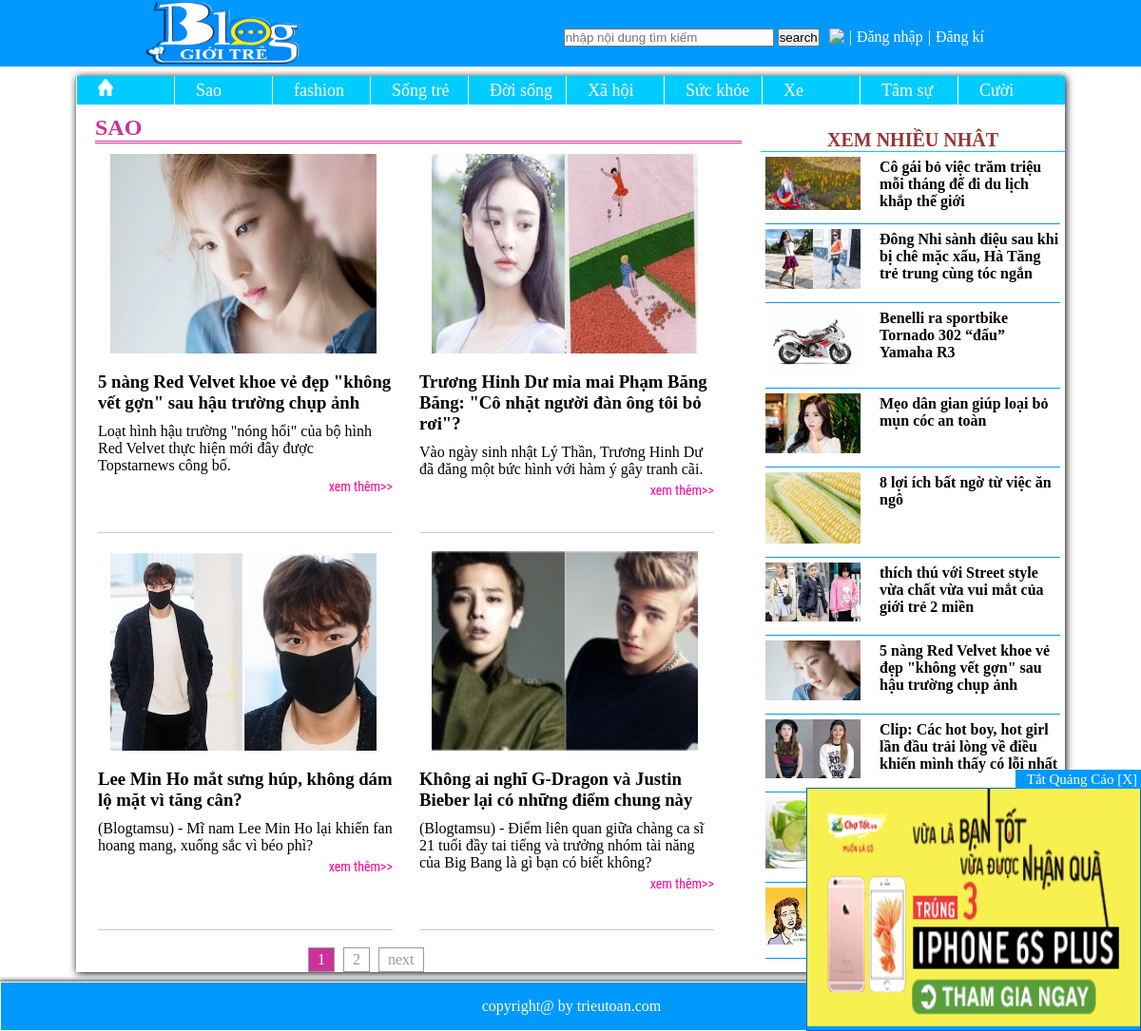
/category.php?id=1, run on the app's committed database.
### tables this page shows
CREATE TABLE IF NOT EXISTS `category` (
  `cate_id` int(10) unsigned NOT NULL AUTO_INCREMENT,
  `cate_title` varchar(20) NOT NULL,
  PRIMARY KEY (`cate_id`)
);

CREATE TABLE IF NOT EXISTS `quangcao` (
  `id_Qc` int(10) unsigned NOT NULL AUTO_INCREMENT,
  `MoTa` varchar(255) NOT NULL,
  `Url` varchar(100) NOT NULL,
  `images` varchar(255) NOT NULL,
  `cm_check` varchar(1) NOT NULL,
  PRIMARY KEY (`id_Qc`)
);

CREATE TABLE IF NOT EXISTS `news` (
  `news_id` int(10) unsigned NOT NULL AUTO_INCREMENT,
  `title` varchar(255) NOT NULL,
  `images` varchar(255) NOT NULL,
  `introduce` text NOT NULL,
  `content` longtext NOT NULL,
  `views` int(10) NOT NULL,
  `hot_news` int(1) NOT NULL,
  `cate_id` int(10) NOT NULL,
  PRIMARY KEY (`news_id`),
  KEY `cate_id` (`cate_id`)
);

### category.php (the view, shortened to what this page needs)
<?php
	$id=$_GET["id"];
	require("templates/header.php");
?>
	<div id="left">
    <?php
	$result=mysql_query("select cate_title from category where cate_id=$id");
	$data=mysql_fetch_assoc($result);
    	echo"<h2>$data[cate_title]</h2>";
        echo"<div class='news_category'>";
            echo"<ul>";
	if(isset($_GET["begin"]))
	{
		$position=$_GET["begin"];
	}
	else
	{
		$position=0;
	}
	$display=4;
	$result2=mysql_query("select news_id,title,images,introduce from news where cate_id=$id order by news_id desc limit $position,$display");
	while($data2=mysql_fetch_assoc($result2))
		{
	?>
            <li style='height:400px;'>
                <a href='detail2.php?id=<?php echo"$data2[news_id]"?>'>
                <img src='library/images/<?php echo"$data2[images]"?>' width='280'/>
                <h3><?php echo $data2['title']?></h3>
                <p><?php echo"$data2[introduce]"?></p>
                <p class='xemthem'><a href='detail2.php?id=<?php echo"$data2[news_id]";?>'>xem thêm>></a></p>
                </a>
           </li>
	<?php
    }
    ?>
      </ul>
        </div>
    	<div id="pagination">
            <?php
			$result3=mysql_query("select * from news where cate_id=$id");
			$sum_news=mysql_num_rows($result3);
			$sum_page=ceil($sum_news/$display);
			echo"<ul>";
				if($sum_page>1)
				{
					$current=($position/$display)+1;
					for($page=1;$page<=$sum_page;$page++)
					{	$begin=($page-1)*$display;
						if($current==$page)
						{
							echo"<li style='background:#C39;'><a href='category.php?id=$id&begin=$begin' style='color:#FFF;'>$page</a></li>";
						}
						else
						{
							echo"<li><a href='category.php?id=$id&begin=$begin'>$page</a></li>";
						}
					}
					if($current!=$sum_page)
					{
						$next=$position+$display;
						echo"<li><a href='category.php?id=$id&begin=$next'>next</a></li>";
					}
				}
			echo"</ul>";
			?>
        </div>
    </div>
<?php
	require("templates/content-right.php");
	require("templates/footer.php");
?>

### templates/header.php (shortened to what this page needs)
<!DOCTYPE html>
    <head>
    <link rel="stylesheet" type="text/css" href="style.css"/>
    </head>
    <body>
            <div id="top">
            	<div id="top-left">
                	<a href="index.php">
                    	<img src="image/logo-bloggioitre.png" width="272" height="70">
                    </a>
                </div>
            	<div id="top-right">
                	<ul>
                    	<li>
                        	<form action="seach.php" method="get">
                        	  <input type="text" placeholder="nhập nội dung tìm kiếm" size="25px" name="seach"/>
                        	  <input type="submit" value="search" style="margin-right:5px;"/>
                          	</form>
                        </li>
                    <?php
						if(isset($_SESSION["username"]))
						{
							echo "Welcome  ".$_SESSION['username']. " ,<a href='logout.php'>(logout)</a>";
						}
						else
						{
                    	echo"<li><img src='image/login.png'></li>";
                        echo"<li>|</li>";
                        echo"<li><a href='login.php'>Đăng nhập</a></li>";
                        echo"<li>|</li>";
                        echo"<li><a href='register.php'>Đăng kí</a></li>";
						}
					?>
                    </ul>
                </div>
            </div>
            <div id="website">
            <div id="menu">
                <ul>
                    <li><a href="index.php"><img src="home_icon.png" width="16px" height="18px"/></a></li>
                    <?php
					$result=mysql_query("select cate_id,cate_title from category");
					while($data=mysql_fetch_assoc($result))
					{
                    	echo"<li><a href='category.php?id=$data[cate_id]'>$data[cate_title]</li>";
					}
                    ?>
                </ul>
        	</div>
            <?php
			$result2=mysql_query("select Url,images from quangcao where cm_check='Y' order by id_Qc desc");
			$data2=mysql_fetch_assoc($result2);
            echo"<div id='ads_right'>";
                	echo"<div id='exit-ads'><a href='javascript:void(0)' onclick='hide_ads_right()'>Tắt Quảng Cáo [X]</a></div>";
                    echo"<div id='content-ads'><a href='$data2[Url]' target='_blank'>";
                    echo"<img src='library/imageqc/$data2[images]' width='350px' height='250px'></a></div>";
            echo"</div>";
			?>
            <div id="wrapper">

### templates/content-right.php (shortened to what this page needs)
       <div id="right">
           	<div id="category">xem nhiều nhât</div>
           	<div class="list-box">
               <?php
$result=mysql_query("select news_id,title,images from news order by views desc limit 10");
              		echo"<ul>";
	while($data=mysql_fetch_assoc($result))
	{
                   	echo"<li>";
                       	echo"<a href='detail.php?id=$data[news_id]'>";
                              echo"<div class='img'>";
                                   echo"<img src='library/images/$data[images]' width='100px'/>";
                               echo"</div>";
                               echo"<div class='list-category'>";
                                   echo"<h4>$data[title]</h4>";
                               echo"</div>";
                       	echo"</a>";
                       echo"</li>";
	}
                  echo"</ul>";
   ?>
              </div>
           </div>

### style.css (style rules this page uses)
* { margin:0px; padding:0px; }
body { background:; }
a { text-decoration:none; color:#000; }
#website { width:1040px; margin:auto; background:#FFF; box-shadow:1px 1px 8px #000; }
#top { width:100%; height:70px; background:#09F; }
#top-left { float:left; margin-left:100px; }
#top-right { float:right; margin:30px 160px 0px 0px; }
#top-right li { float:left; padding-right:5px; list-style:none; color:#FFF; }
#top-right a { color:#FFF; }
#menu { position:static; margin:auto; margin-top:10px; width::1000px; height:30px; background:#0CF; }
#menu li { float:left; margin:auto; list-style:none; width:100px; line-height:30px; padding-left:2px; border-left:1px solid #FFF; }
#menu li a { text-decoration:none; color:#FFF; text-align:center; font-size:18px; padding-left:20px; }
#wrapper { width:auto; height:auto; }
#left { float:left; width:700px; margin-top:10px; }
#right { margin-top:10px; float:right; width:320px; }
#category { font-size:20px; font-weight:bold; border-bottom:1px solid #0CF; text-transform:uppercase; color:#933; text-align:center; margin-top:15px; }
.list-box li { list-style:none; margin:5px; border-bottom:1px solid #09F; padding-bottom:10px; }
.img { width:120px; height:auto; float:left; }
.list-category { float:right; width:190px; margin-top:2px; }
h2 { color:#C39; font-weight:bold; text-transform:uppercase; margin-left:20px; border-bottom:double #C39; }
.news_category { width:700px; height:auto; }
.news_category li { float:left; width:310px; height:400px; margin:9px 5px 8px 23px; list-style:none; border-bottom:1px solid #CCC; }
.news_category img { width:280px; height:210px; padding:2px 2px 5px 13px; }
.news_category h3 { margin:10px auto 10px; }
.xemthem { font-size: 14px; text-align: right; font-family: 'Roboto Condensed', sans-serif; display: block; margin: 5px 0px 5px 0px; clear: both; }
.xemthem a { color:#F09; }
#pagination { width:230px; margin:10px auto 10px; }
#pagination li { float:left; list-style:none; border:1px solid #999; padding:3px 9px 3px 9px; margin-left:9px; }
#pagination a { color:#999; }

### templates/header.php (style rules this page uses)
#ads_right { position:fixed; bottom:0px; right:0px; }
#exit-ads { text-align:right; font-size:15px; }
#exit-ads a { background:#09F; padding:2px 4px; color:#FFF; }
#content-ads { border:1px solid #06C; }

### data on the page
category: cate_title "Sao", cate_title "SAO"
category: cate_title "fashion"
category: cate_title "Sống trẻ"
category: cate_title "Đời sống"
category: cate_title "Xã hội"
category: cate_title "Sức khỏe"
category: cate_title "Xe"
category: cate_title "Tâm sự"
category: cate_title "Cười"
quangcao: images (picture)
news: images (picture), title "5 nàng Red Velvet khoe vẻ đẹp \"không vết gợn\" sau hậu trường chụp ảnh", introduce "Loạt hình hậu trường \"nóng hổi\" của bộ hình Red Velvet thực hiện mới đây được Topstarnews công bố."
news: images (picture), title "Trương Hinh Dư mỉa mai Phạm Băng Băng: \"Cô nhặt người đàn ông tôi bỏ rơi\"?", introduce "Vào ngày sinh nhật Lý Thần, Trương Hinh Dư đã đăng một bức hình với hàm ý gây tranh cãi."
news: images (picture), title "Lee Min Ho mắt sưng húp, không dám lộ mặt vì tăng cân?", introduce "(Blogtamsu) - Mĩ nam Lee Min Ho lại khiến fan hoang mang, xuống sắc vì béo phì?"
news: images (picture), title "Không ai nghĩ G-Dragon và Justin Bieber lại có những điểm chung này", introduce "(Blogtamsu) - Điểm liên quan giữa chàng ca sĩ 21 tuổi đầy tai tiếng và trưởng nhóm tài năng của Big Bang là gì bạn có biết không?"
news: images (picture), title "Cô gái bỏ việc trăm triệu mỗi tháng để đi du lịch khắp thế giới"
news: images (picture), title "Đông Nhi sành điệu sau khi bị chê mặc xấu, Hà Tăng trẻ trung cùng tóc ngắn"
news: images (picture), title "Benelli ra sportbike Tornado 302 “đấu” Yamaha R3"
news: images (picture), title "Mẹo dân gian giúp loại bỏ mụn cóc an toàn"
news: images (picture), title "8 lợi ích bất ngờ từ việc ăn ngô"
news: images (picture), title "thích thú với Street style vừa chất vừa vui mắt của giới trẻ 2 miền"
news: images (picture), title "Clip: Các hot boy, hot girl lần đầu trải lòng về điều khiến mình thấy có lỗi nhất"
